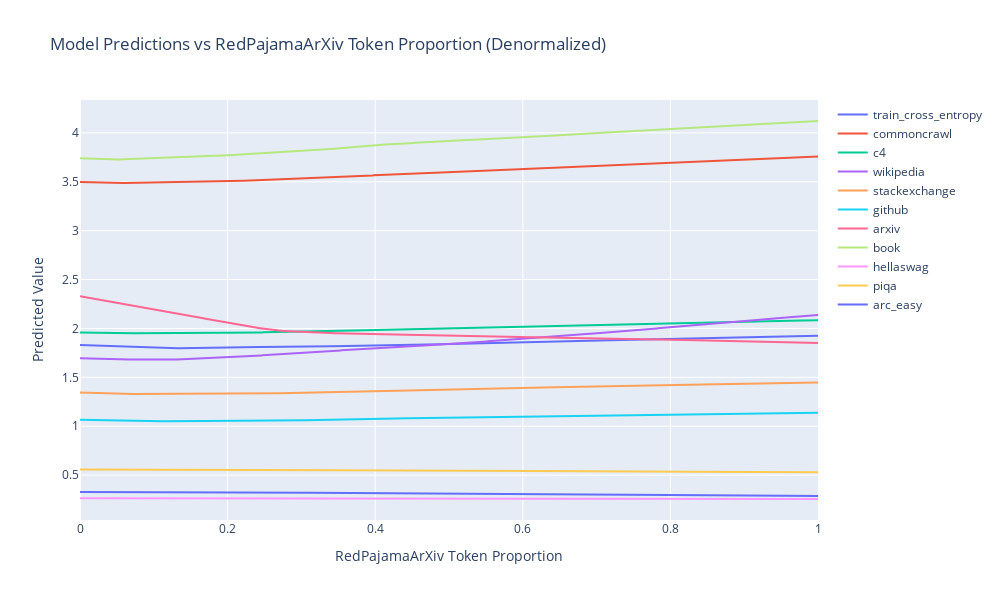

Here is the notebook cell this chart was saved with:
### Code cell
def analyze_token_proportion_smoothness(split_type, token_idx=0, num_points=1000):
    """
    Analyzes how smoothly the model responds to changes in token proportions
    by sweeping across one proportion while maintaining sum = 1
    
    Args:
        split_type (str): Type of model split to analyze
        token_idx (int): Index of token proportion to sweep (0-4)
        num_points (int): Number of points to sample
    """
    if split_type not in splits_dict:
        raise ValueError(f"Invalid split type. Must be one of: {list(splits_dict.keys())}")
    
    if not 0 <= token_idx <= 4:
        raise ValueError("token_idx must be between 0 and 4")
        
    # Token names for better labeling
    token_names = {
        0: "RedPajamaWikipedia",
        1: "RedPajamaStackExchange",
        2: "RedPajamaGithub",
        3: "RedPajamaArXiv",
        4: "RedPajamaBook"
    }
    
    model_path = splits_dict[split_type][0]
    model, norm_stats = load_model_for_prediction(model_path)
    model.eval()
    
    # Create sweep values for selected proportion (0 to 1)
    sweep_values = np.linspace(0, 1, num_points)
    
    results = {
        'sweep_values': sweep_values,
        'predictions': []
    }
    
    # For each sweep value, distribute remaining probability equally
    for p_sweep in sweep_values:
        # Remaining probability to distribute among other 4 proportions
        remaining = 1 - p_sweep
        if remaining < 0:
            continue
            
        # Distribute remaining equally among other proportions
        other_props = remaining / 4
        
        # Create input array [p1, p2, p3, p4, p5, *other_features]
        x = np.zeros(9)
        
        # Set all token proportions to equal distribution first
        x[0:5] = other_props
        
        # Override the swept token proportion
        x[token_idx] = p_sweep
        
        # Set other features to default values
        x[5] = 20  # Model size in millions
        x[6] = 256  # d_model dimension
        x[7] = 8  # Number of attention heads
        x[8] = 15000  # Training steps
        
        # Get prediction
        pred = predict(model, x.reshape(1, -1), norm_stats)
        results['predictions'].append(pred.squeeze())
    
    results['predictions'] = np.array(results['predictions'])
    
    # Create visualization
    fig = go.Figure()
    
    datasets = {
        'train_cross_entropy': 0,
        'commoncrawl': 1,
        'c4': 2,
        'wikipedia': 3,
        'stackexchange': 4,
        'github': 5,
        'arxiv': 6,
        'book': 7,
        'hellaswag': 8,
        'piqa': 9,
        'arc_easy': 10
    }
    
    for dataset, idx in datasets.items():
        fig.add_trace(go.Scatter(
            x=sweep_values,
            y=results['predictions'][:, idx],
            name=dataset,
            mode='lines'
        ))
    
    fig.update_layout(
        title=f'Model Predictions vs {token_names[token_idx]} Token Proportion (Denormalized)',
        xaxis_title=f'{token_names[token_idx]} Token Proportion',
        yaxis_title='Predicted Value',
        height=600,
        width=1000
    )
    
    return fig, results

token_names = {
    0: "RedPajamaWikipedia",
    1: "RedPajamaStackExchange",
    2: "RedPajamaGithub",
    3: "RedPajamaArXiv",
    4: "RedPajamaBook"
}

# Example usage:
split_type = "single_step_15000_split"
token_idx = 3  # Analyze GitHub proportion (index 2)
fig, results = analyze_token_proportion_smoothness(split_type, token_idx=token_idx)
fig.show()

### Figure 1 — Plotly figure (JSON) as saved in the notebook; plotly's stock layout.template omitted (floating-point values rounded to 4 significant figures; data arrays with more than 128 entries replaced by an {"elided": "..."} marker saying what was removed)
{"data": [{"mode": "lines", "name": "train_cross_entropy", "type": "scatter", "x": {"elided": "1000 float values"}, "y": {"elided": "1000 float values"}}, {"mode": "lines", "name": "commoncrawl", "type": "scatter", "x": {"elided": "1000 float values"}, "y": {"elided": "1000 float values"}}, {"mode": "lines", "name": "c4", "type": "scatter", "x": {"elided": "1000 float values"}, "y": {"elided": "1000 float values"}}, {"mode": "lines", "name": "wikipedia", "type": "scatter", "x": {"elided": "1000 float values"}, "y": {"elided": "1000 float values"}}, {"mode": "lines", "name": "stackexchange", "type": "scatter", "x": {"elided": "1000 float values"}, "y": {"elided": "1000 float values"}}, {"mode": "lines", "name": "github", "type": "scatter", "x": {"elided": "1000 float values"}, "y": {"elided": "1000 float values"}}, {"mode": "lines", "name": "arxiv", "type": "scatter", "x": {"elided": "1000 float values"}, "y": {"elided": "1000 float values"}}, {"mode": "lines", "name": "book", "type": "scatter", "x": {"elided": "1000 float values"}, "y": {"elided": "1000 float values"}}, {"mode": "lines", "name": "hellaswag", "type": "scatter", "x": {"elided": "1000 float values"}, "y": {"elided": "1000 float values"}}, {"mode": "lines", "name": "piqa", "type": "scatter", "x": {"elided": "1000 float values"}, "y": {"elided": "1000 float values"}}, {"mode": "lines", "name": "arc_easy", "type": "scatter", "x": {"elided": "1000 float values"}, "y": {"elided": "1000 float values"}}], "layout": {"height": 600, "title": {"text": "Model Predictions vs RedPajamaArXiv Token Proportion (Denormalized)"}, "width": 1000, "xaxis": {"title": {"text": "RedPajamaArXiv Token Proportion"}}, "yaxis": {"title": {"text": "Predicted Value"}}}}
